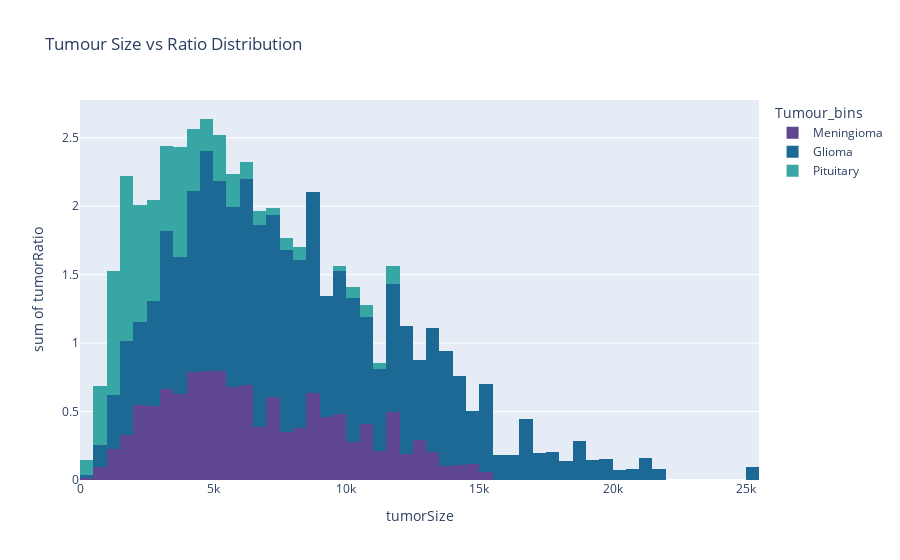

This figure's notebook cell:
### Code cell
fig = px.histogram(df,x="tumorSize",y="tumorRatio",color='Tumour_bins',
                   title="Tumour Size vs Ratio Distribution",color_discrete_sequence=px.colors.qualitative.Prism)


fig.show()

### Figure 1 — Plotly figure (JSON) as saved in the notebook; plotly's stock layout.template omitted (floating-point values rounded to 4 significant figures; data arrays with more than 128 entries replaced by an {"elided": "..."} marker saying what was removed)
{"data": [{"alignmentgroup": "True", "bingroup": "x", "histfunc": "sum", "hovertemplate": "Tumour_bins=Meningioma<br>tumorSize=%{x}<br>sum of tumorRatio=%{y}<extra></extra>", "legendgroup": "Meningioma", "marker": {"color": "rgb(95, 70, 144)", "pattern": {"shape": ""}}, "name": "Meningioma", "offsetgroup": "Meningioma", "orientation": "v", "showlegend": true, "type": "histogram", "x": {"elided": "708 float values"}, "xaxis": "x", "y": {"elided": "708 float values"}, "yaxis": "y"}, {"alignmentgroup": "True", "bingroup": "x", "histfunc": "sum", "hovertemplate": "Tumour_bins=Glioma<br>tumorSize=%{x}<br>sum of tumorRatio=%{y}<extra></extra>", "legendgroup": "Glioma", "marker": {"color": "rgb(29, 105, 150)", "pattern": {"shape": ""}}, "name": "Glioma", "offsetgroup": "Glioma", "orientation": "v", "showlegend": true, "type": "histogram", "x": {"elided": "1426 float values"}, "xaxis": "x", "y": {"elided": "1426 float values"}, "yaxis": "y"}, {"alignmentgroup": "True", "bingroup": "x", "histfunc": "sum", "hovertemplate": "Tumour_bins=Pituitary<br>tumorSize=%{x}<br>sum of tumorRatio=%{y}<extra></extra>", "legendgroup": "Pituitary", "marker": {"color": "rgb(56, 166, 165)", "pattern": {"shape": ""}}, "name": "Pituitary", "offsetgroup": "Pituitary", "orientation": "v", "showlegend": true, "type": "histogram", "x": {"elided": "930 float values"}, "xaxis": "x", "y": {"elided": "930 float values"}, "yaxis": "y"}], "layout": {"barmode": "relative", "legend": {"title": {"text": "Tumour_bins"}, "tracegroupgap": 0}, "title": {"text": "Tumour Size vs Ratio Distribution"}, "xaxis": {"anchor": "y", "domain": [0, 1], "title": {"text": "tumorSize"}}, "yaxis": {"anchor": "x", "domain": [0, 1], "title": {"text": "sum of tumorRatio"}}}}
